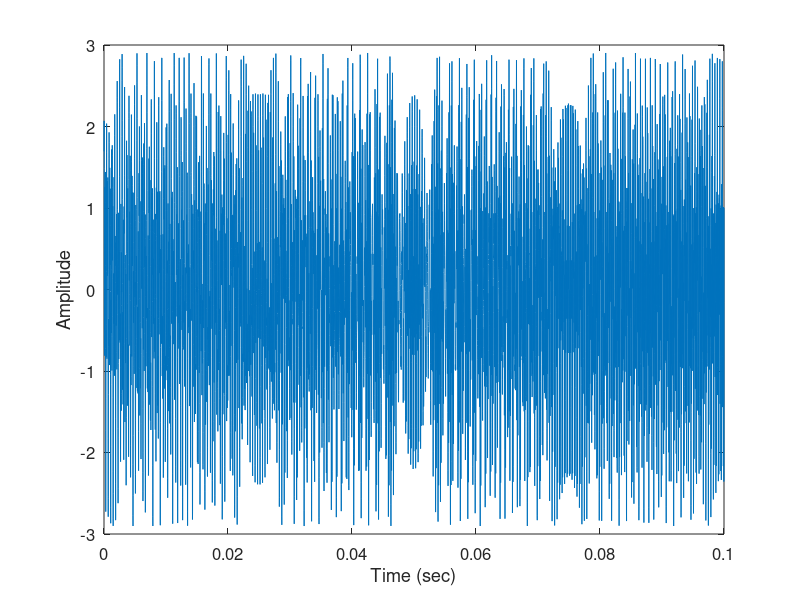
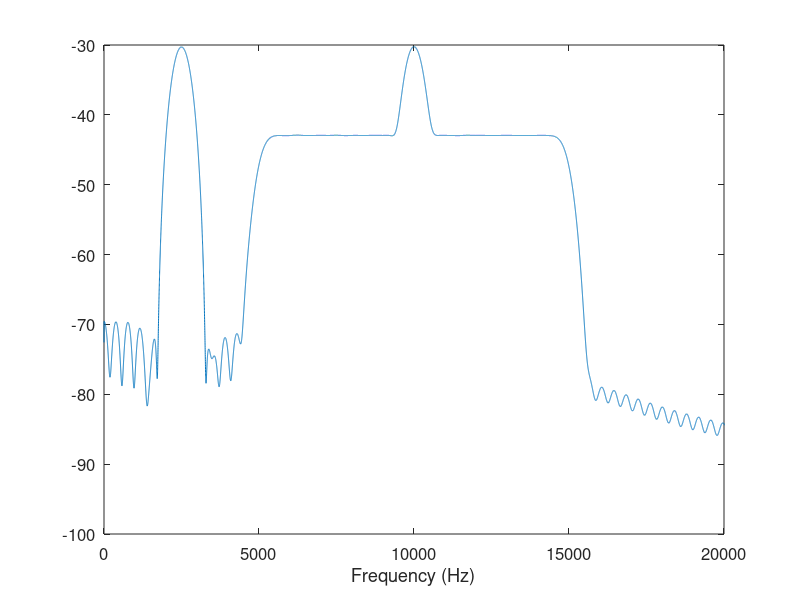

Write the MATLAB code that produced these figures, in order. (Note: this script raises an error after producing the figures.)
% 13Week 신호 변환과 스펙트럼
% 2.5 kHz와 10 kHz의 CW 신호, 5-15 kHz의 LFM 신호를 생성하여 합한 후
% time series, pwelch, spectrogram 분석하라.

% 1) time-series
fs = 100e3; % sampling frequency
pl = 0.1; % pulse length (s)
t = (1:pl*fs)/fs; % signal time (s)

fc_1 = 2.5e3; % center frequency
fc_2 = 10e3;
w_1 = 2*pi*fc_1; % angular frequency
w_2 = 2*pi*fc_2;

sig_cw_1 = sin(w_1*t); % CW signal
sig_cw_2 = sin(w_2*t);
sig_lfm = chirp(t,5000,pl,15000); % LFM signal(초기:5, 끝:15)
sig_cw_total = sig_cw_1 + sig_cw_2 + sig_lfm;

figure; set(gcf,'position',[200 100 560 300])
plot(t, sig_cw_total)
g=xlabel('Time (sec)'); set(g,'fontsize',12);
g=ylabel('Amplitude'); set(g,'fontsize',12);
set(gca,'fontsize',12);
xlim([0 0.1])


% 2) pwelch
nfft = fs;
[pxx,f] = pwelch(sig_cw_total,[],[],nfft,fs); % 합친 것

figure; set(gcf,'position',[200 100 560 300])
plot(f,10*log10(pxx))
g=xlabel('Frequency (Hz)'); set(g,'fontsize',12);
set(gca,'fontsize',12);
xlim([0 2e4])


% spectrogram
nfft = fs/100;
[S,F,T] = spectrogram(sig_cw_total,256,[],nfft,fs);

figure; set(gcf,'position',[200 100 560 300])
imagesc(T,F,20*log10(abs(S)))
g=xlabel('Time (sec)'); set(g,'fontsize',12);
g=ylabel('Frequency (Hz)'); set(g,'fontsize',12);
set(gca,'fontsize',12);
ylim([0 2e4]);caxis([-20 40]);axis xy

[S,F,T] = spectrogram(sig_cw_total,512,[],nfft,fs);

figure; set(gcf,'position',[200 100 560 300])
imagesc(T,F,20*log10(abs(S)))
g=xlabel('Time (sec)'); set(g,'fontsize',12);
g=ylabel('Frequency (Hz)'); set(g,'fontsize',12);
set(gca,'fontsize',12);
ylim([0 2e4]);caxis([-20 40]);axis xy


